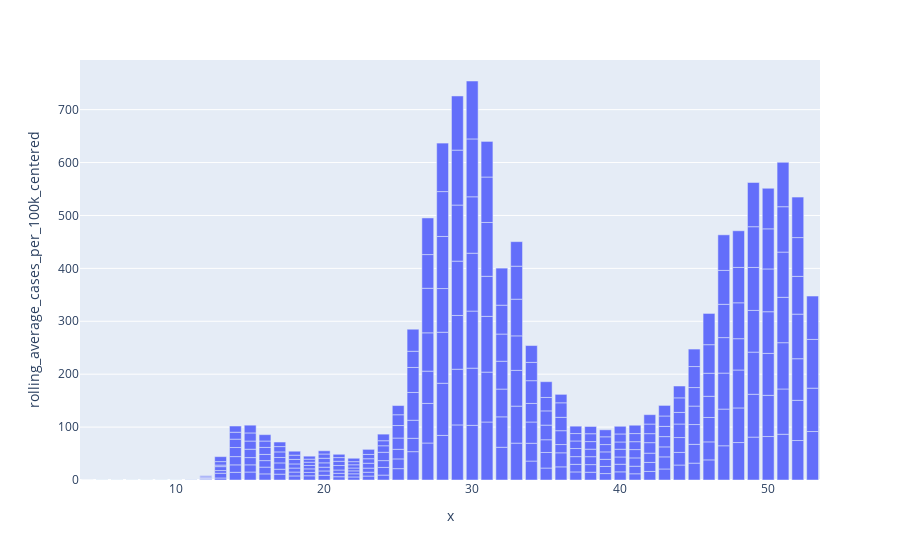

Here is the notebook cell this chart was saved with:
### Code cell
fig = px.bar(Miami_2020_cases, x=pd.to_datetime(Miami_2020_cases['date']).dt.week, y='rolling_average_cases_per_100k_centered')
fig.show()

### Figure 1 — Plotly figure (JSON) as saved in the notebook; plotly's stock layout.template omitted (floating-point values rounded to 4 significant figures; data arrays with more than 128 entries replaced by an {"elided": "..."} marker saying what was removed)
{"data": [{"alignmentgroup": "True", "hovertemplate": "x=%{x}<br>rolling_average_cases_per_100k_centered=%{y}<extra></extra>", "legendgroup": "", "marker": {"color": "#636efa", "pattern": {"shape": ""}}, "name": "", "offsetgroup": "", "orientation": "v", "showlegend": false, "textposition": "auto", "type": "bar", "x": {"elided": "341 int values"}, "xaxis": "x", "y": {"elided": "341 float values"}, "yaxis": "y"}], "layout": {"barmode": "relative", "legend": {"tracegroupgap": 0}, "margin": {"t": 60}, "xaxis": {"anchor": "y", "domain": [0, 1], "title": {"text": "x"}}, "yaxis": {"anchor": "x", "domain": [0, 1], "title": {"text": "rolling_average_cases_per_100k_centered"}}}}
